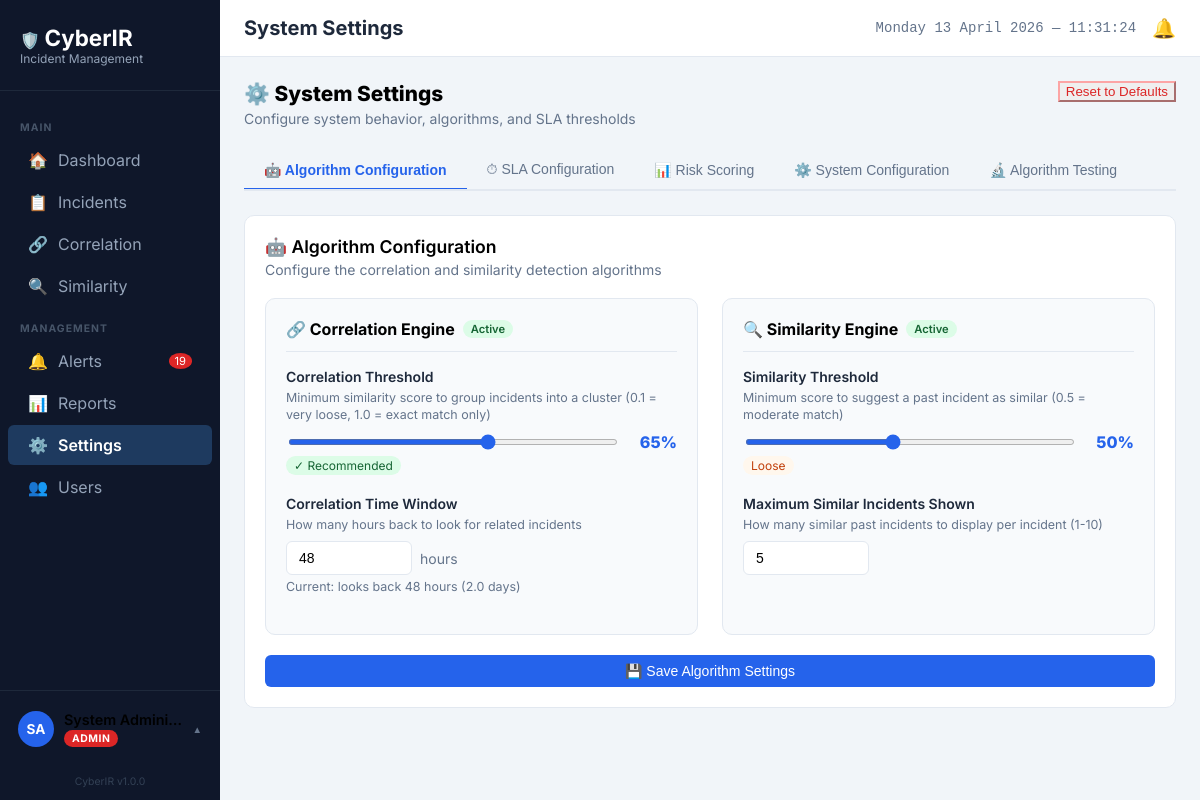
The app's page /settings (signed in) with its own data.
### tables this page shows
CREATE TABLE users (
    id INTEGER PRIMARY KEY AUTOINCREMENT,
    full_name TEXT NOT NULL,
    email TEXT UNIQUE NOT NULL,
    phone_number TEXT,
    password_hash TEXT NOT NULL,
    role TEXT NOT NULL CHECK(role IN ('Admin', 'Analyst', 'Viewer')),
    has_admin_privileges BOOLEAN DEFAULT 0,
    is_active BOOLEAN DEFAULT 1,
    created_at TIMESTAMP DEFAULT CURRENT_TIMESTAMP,
    last_login TIMESTAMP,
    created_by INTEGER REFERENCES users(id)
, avatar_color TEXT DEFAULT "#2563eb");

CREATE TABLE settings (
    id INTEGER PRIMARY KEY AUTOINCREMENT,
    setting_key TEXT UNIQUE NOT NULL,
    setting_value TEXT NOT NULL,
    setting_type TEXT CHECK(setting_type IN ('string','integer','float','boolean')),
    updated_by INTEGER REFERENCES users(id),
    updated_at TIMESTAMP DEFAULT CURRENT_TIMESTAMP
);

### app.py (the view)
@app.route('/settings')
@login_required
def settings():
    if current_user.role != 'Admin':
        flash('Access denied.','error')
        return redirect(url_for('dashboard'))
    try:
        conn = get_db_connection()
        rows = conn.execute("SELECT * FROM settings").fetchall()
        settings_dict = {r['setting_key']:r['setting_value'] for r in rows}
        system_info = {
            'total_incidents': conn.execute("SELECT COUNT(*) as c FROM incidents").fetchone()['c'],
            'total_users': conn.execute("SELECT COUNT(*) as c FROM users WHERE is_active=1").fetchone()['c'],
            'total_clusters': conn.execute("SELECT COUNT(*) as c FROM incident_clusters").fetchone()['c'],
            'total_alerts': conn.execute("SELECT COUNT(*) as c FROM alerts").fetchone()['c'],
            'total_logs': conn.execute("SELECT COUNT(*) as c FROM activity_logs").fetchone()['c'],
        }
        conn.close()
        return render_template('settings.html',
            settings=settings_dict,
            system_info=system_info,
            active_page='settings')
    except Exception as e:
        import traceback; traceback.print_exc()
        flash('Error loading settings.','error')
        return redirect(url_for('dashboard'))

### auth.py (called while the page is built)
@login_manager.user_loader
def load_user(user_id):
    conn = get_db_connection()
    user_row = conn.execute(
        'SELECT * FROM users WHERE id=?',
        [user_id]).fetchone()
    conn.close()
    if not user_row:
        return None
    return User(
        id=user_row['id'],
        full_name=user_row['full_name'],
        email=user_row['email'],
        role=user_row['role'],
        has_admin_privileges=user_row[
            'has_admin_privileges'],
        active=user_row['is_active'],
        avatar_color=user_row['avatar_color']
            if 'avatar_color' in user_row.keys()
            else '#2563eb'
    )

    @property
    def is_active(self):
        return bool(self._active)

### database.py (called while the page is built)
def get_db_connection():
    conn = sqlite3.connect(DATABASE_PATH)
    conn.row_factory = sqlite3.Row
    return conn

### templates/settings.html (shortened to what this page needs)
{% extends "base.html" %}
{% block page_title %}System Settings{% endblock %}
{% block extra_css %}
<link rel="stylesheet" href="{{ url_for('static', filename='css/settings.css') }}">
{% endblock %}
{% block content %}
<div class="settings-header">
    <div>
        <h2 style="margin:0; font-size: 1.3rem; font-weight: 800;">⚙️ System Settings</h2>
        <div style="color: var(--text-secondary); font-size: 0.875rem; margin-top: 4px;">Configure system behavior, algorithms, and SLA thresholds</div>
    </div>
    <button class="btn btn-outline" style="color: #dc2626; border-color: #fca5a5;" onclick="document.querySelector('.settings-tab[data-panel=\'tab-reset\']')?.click()">Reset to Defaults</button>
</div>
<div class="settings-tabs-nav">
    <button class="settings-tab active" data-panel="tab-algo">🤖 Algorithm Configuration</button>
    <button class="settings-tab" data-panel="tab-sla">⏱ SLA Configuration</button>
    <button class="settings-tab" data-panel="tab-risk">📊 Risk Scoring</button>
    <button class="settings-tab" data-panel="tab-sys">⚙️ System Configuration</button>
    <button class="settings-tab" data-panel="tab-test">🔬 Algorithm Testing</button>
</div>
<div id="tab-algo" class="tab-panel active">
    <div class="algorithm-section" style="background: white; margin-bottom: 24px;">
        <div style="font-weight: 600; font-size: 1.1rem; margin-bottom: 4px;">🤖 Algorithm Configuration</div>
        <div style="color: var(--text-secondary); font-size: 0.875rem; margin-bottom: 20px;">Configure the correlation and similarity detection algorithms</div>
        <div class="two-column-settings-grid">
            <div class="algorithm-section">
                <div class="algorithm-section-title">
                    🔗 Correlation Engine
                    <span class="active-badge">Active</span>
                </div>
                <div class="setting-field">
                    <label class="setting-label">Correlation Threshold</label>
                    <div class="setting-subtext">Minimum similarity score to group incidents into a cluster (0.1 = very loose, 1.0 = exact match only)</div>
                    <div class="range-slider-container">
                        <input type="range" class="range-slider" id="correlation_threshold" min="0.1" max="1.0" step="0.05" value="{{ settings.get('correlation_threshold', 0.65) }}">
                        <div class="range-value-display" id="correlation_thresholdDisplay">{{ (settings.get('correlation_threshold', 0.65)|float * 100)|int }}%</div>
                    </div>
                    <div class="threshold-ind ind-recommended" id="correlation_thresholdInd">✓ Recommended</div>
                </div>
                <div class="setting-field">
                    <label class="setting-label">Correlation Time Window</label>
                    <div class="setting-subtext">How many hours back to look for related incidents</div>
                    <div class="number-input-with-unit">
                        <input type="number" class="number-input" id="correlation_time_window" min="1" max="168" value="{{ settings.get('correlation_time_window_hours', 48) }}">
                        <span class="unit-label">hours</span>
                    </div>
                    <div class="helper-text" id="corrTimeHelper">Current: looks back {{ settings.get('correlation_time_window_hours', 48) }} hours ({{ (settings.get('correlation_time_window_hours', 48)|float / 24)|round(1) }} days)</div>
                </div>
            </div>
            <div class="algorithm-section">
                <div class="algorithm-section-title">
                    🔍 Similarity Engine
                    <span class="active-badge">Active</span>
                </div>
                <div class="setting-field">
                    <label class="setting-label">Similarity Threshold</label>
                    <div class="setting-subtext">Minimum score to suggest a past incident as similar (0.5 = moderate match)</div>
                    <div class="range-slider-container">
                        <input type="range" class="range-slider" id="similarity_threshold" min="0.1" max="1.0" step="0.05" value="{{ settings.get('similarity_threshold', 0.5) }}">
                        <div class="range-value-display" id="similarity_thresholdDisplay">{{ (settings.get('similarity_threshold', 0.5)|float * 100)|int }}%</div>
                    </div>
                    <div class="threshold-ind ind-loose" id="similarity_thresholdInd">Loose</div>
                </div>
                <div class="setting-field">
                    <label class="setting-label">Maximum Similar Incidents Shown</label>
                    <div class="setting-subtext">How many similar past incidents to display per incident (1-10)</div>
                    <div class="number-input-with-unit">
                        <input type="number" class="number-input" id="similarity_result_limit" min="1" max="10" value="{{ settings.get('similarity_result_limit', 5) }}">
                    </div>
                </div>
            </div>
        </div>
        <button id="saveAlgorithmBtn" class="btn btn-primary" style="width: 100%; margin-top: 20px;">💾 Save Algorithm Settings</button>
    </div>
</div>
{% endblock %}

### templates/base.html (shortened to what this page needs)
<!DOCTYPE html>
<html lang="en">
<head>
    <link rel="stylesheet" href="{{ url_for('static', filename='css/base.css') }}">
    {% block extra_css %}{% endblock %}
</head>
<body>
    <div class="sidebar">
        <div class="logo-area">
            🛡️ <span class="logo-text">CyberIR</span>
            <div class="subtitle">Incident Management</div>
        </div>
        <nav class="nav-links">
            <div class="nav-section-label">Main</div>
            <a href="{{ url_for('dashboard') }}" class="{{ 'active' if active_page == 'dashboard' else '' }}">
                <span class="icon">🏠</span> Dashboard
            </a>
            <a href="/incidents" class="{{ 'active' if active_page == 'incidents' else '' }}">
                <span class="icon">📋</span> Incidents
            </a>
            <a href="/correlation" class="{{ 'active' if active_page == 'correlation' else '' }}">
                <span class="icon">🔗</span> Correlation
            </a>
            <a href="/similarity" class="{{ 'active' if active_page == 'similarity' else '' }}">
                <span class="icon">🔍</span> Similarity
            </a>
            <div class="nav-section-label">Management</div>
            <a href="/alerts" class="{{ 'active' if active_page == 'alerts' else '' }}">
                <span class="icon">🔔</span> Alerts
                {% if unread_alerts_count > 0 %}
                <span class="alert-badge" id="sidebarAlertBadge">{{ unread_alerts_count }}</span>
                {% else %}
                <span class="alert-badge" id="sidebarAlertBadge" style="display:none">0</span>
                {% endif %}
            </a>
            {% if current_user.has_admin_privileges or current_user.role == 'Admin' %}
            <a href="/reports" class="{{ 'active' if active_page == 'reports' else '' }}">
                <span class="icon">📊</span> Reports
            </a>
            {% endif %}
            {% if current_user.role == 'Admin' %}
            <a href="/settings" class="{{ 'active' if active_page == 'settings' else '' }}">
                <span class="icon">⚙️</span> Settings
            </a>
            <a href="/users" class="{{ 'active' if active_page == 'users' else '' }}">
                <span class="icon">👥</span> Users
            </a>
            {% endif %}
        </nav>
        <div class="sidebar-user-wrapper">
          <div class="sidebar-user-trigger"
            id="profileTrigger">
            <div class="avatar-circle"
              id="sidebarAvatar"
              style="background: {{ current_user.avatar_color
                if current_user.avatar_color
                else '#2563eb' }}">
              {{ current_user.full_name[0].upper() }}
              {%- if current_user.full_name.split()|length > 1 -%}
                {{ current_user.full_name.split()[-1][0].upper() }}
              {%- endif %}
            </div>
            <div class="sidebar-user-info" style="display:flex; flex-direction:column; min-width:0;">
              <div class="sidebar-user-name" id="sidebarUserName" style="font-weight: 600; font-size: 0.9rem; white-space: nowrap; overflow: hidden; text-overflow: ellipsis;">
                {{ current_user.full_name }}
              </div>
              <span class="role-badge role-{{ current_user.role.lower() }}" style="margin-top:2px;">
                {{ current_user.role }}
              </span>
            </div>
            <span class="profile-chevron">▲</span>
          </div>
        </div>
        <div class="sidebar-version">
            {{ app_name }} v{{ app_version }}
        </div>
    </div>
    <div class="main-wrapper">
        <header class="top-header">
            <div style="display:flex; align-items:center;">
                <h1 class="page-title">{% block page_title %}{% endblock %}</h1>
            </div>
            <div class="header-right flex gap-3 align-center">
                <div class="datetime" id="liveClock"></div>
                <a href="/alerts" class="notification-icon">🔔</a>
            </div>
        </header>
        <main class="content-area">
            {% block content %}{% endblock %}
        </main>
    </div>
</body>
</html>

### static/css/base.css (style rules this page uses)
:root { --primary: #2563eb; --primary-dark: #1d4ed8; --sidebar-bg: #0f172a; --sidebar-text: #94a3b8; --sidebar-active-bg: #1e3a5f; --sidebar-active-text: #ffffff; --sidebar-hover-bg: #1e293b; --main-bg: #f1f5f9; --card-bg: #ffffff; --text-primary: #1e293b; --text-secondary: #64748b; --border-color: #e2e8f0; --success: #16a34a; --warning: #d97706; --danger: #dc2626; --info: #2563eb; --badge-critical: #dc2626; --badge-high: #ea580c; --badge-medium: #2563eb; --badge-low: #16a34a; }
body { display: flex; margin: 0; font-family: 'Inter', system-ui, sans-serif; background: var(--main-bg); }
.sidebar { position: fixed; left: 0; width: 260px; height: 100vh; background: var(--sidebar-bg); display: flex; flex-direction: column; overflow-y: auto; }
.main-wrapper { margin-left: 260px; flex: 1; display: flex; flex-direction: column; min-height: 100vh; width: calc(100% - 260px); }
.logo-area { padding: 24px 20px; border-bottom: 1px solid #1e293b; }
.logo-text { color: white; font-size: 1.4rem; font-weight: 700; }
.subtitle { color: var(--sidebar-text); font-size: 0.75rem; }
.nav-links { padding-top: 16px; flex: 1; }
.nav-links a { display: flex; align-items: center; gap: 10px; padding: 10px 20px; color: var(--sidebar-text); text-decoration: none; border-radius: 6px; margin: 2px 8px; transition: background 0.2s; }
.nav-links a.active { background: var(--sidebar-active-bg); color: var(--sidebar-active-text); font-weight: 600; }
.alert-badge { background: #dc2626; color: white; border-radius: 50%; font-size: 0.7rem; padding: 1px 6px; margin-left: auto; }
.avatar-circle { width: 36px; height: 36px; min-width: 36px; min-height: 36px; border-radius: 50%; display: flex; align-items: center; justify-content: center; font-weight: 700; font-size: 0.85rem; color: white; flex-shrink: 0; }
.role-badge { display: inline-block; width: fit-content; padding: 2px 8px; border-radius: 10px; font-size: 0.65rem; font-weight: 700; letter-spacing: 0.05em; text-transform: uppercase; white-space: nowrap; }
.role-admin { background: #dc2626; color: white; }
.top-header { background: white; padding: 16px 24px; border-bottom: 1px solid var(--border-color); display: flex; justify-content: space-between; align-items: center; }
.page-title { font-size: 1.25rem; font-weight: 700; color: var(--text-primary); margin: 0; }
.datetime { color: var(--text-secondary); font-size: 0.875rem; font-family: monospace; }
.notification-icon { text-decoration: none; font-size: 1.2rem; }
.content-area { padding: 24px; flex: 1; }
.btn-primary { background: var(--primary); color: white; border: none; padding: 8px 16px; border-radius: 6px; cursor: pointer; font-size: 0.875rem; font-weight: 500; }
.flex { display: flex; }
.gap-3 { gap: 16px; }
.align-center { align-items: center; }
.nav-section-label { font-size: 0.65rem; text-transform: uppercase; letter-spacing: 0.1em; color: #475569; padding: 14px 20px 4px; font-weight: 700; }
@media (max-width: 1200px) { .sidebar { width: 220px; } }
@media (max-width: 1200px) { .main-wrapper { margin-left: 220px; } }
.sidebar-version { font-size: 0.65rem; color: #334155; text-align: center; padding: 8px 20px 12px; }
.sidebar-user-wrapper { position: relative; padding: 12px 8px; border-top: 1px solid #1e293b; margin-top: auto; }
.sidebar-user-trigger { display: flex; align-items: center; gap: 10px; padding: 8px 10px; border-radius: 8px; cursor: pointer; transition: background 0.2s; }
.profile-chevron { margin-left: auto; font-size: 0.6rem; color: #64748b; transition: transform 0.2s; }

### records on screen
users: full_name "S", full_name.split "A", full_name "System Admini…", role "ADMIN"
settings: setting_value "CyberIR"
settings: get "0.65", setting_value "65"
settings: get "48", setting_value "2.0"
settings: get "0.5", setting_value "50"

### other values on screen
{{ unread_alerts_count }} "19"
{{ app_version }} "1.0.0"
